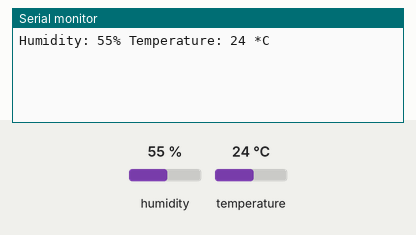
Recording of a sketch running on a simulated Arduino Uno, built with avr-gcc and run on an emulated ATmega328P. Parts: the last lines printed to the serial monitor. The test bench sets the inputs (shaded band); at power-on: humidity 55 %, temperature 24 °C.

Above: at 2.8 s.
2.9 s: humidity set to 22 %
At 4.7 s:
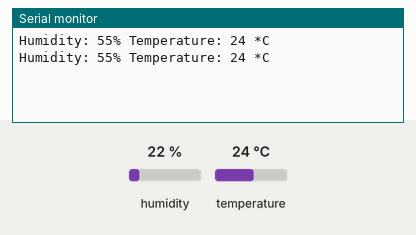
5.6 s: temperature set to 12 °C
At 7.1 s:
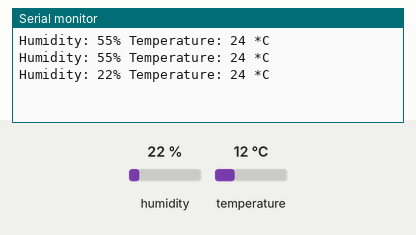
8.3 s: humidity set to 40 %
At 10.7 s:
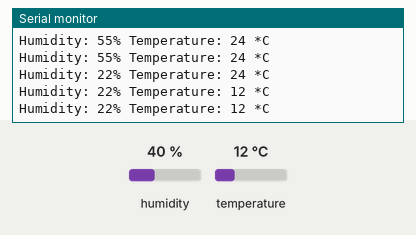
Timing chart, 0 to 12.2 s (numbered marks = the images above; inputs shaded):
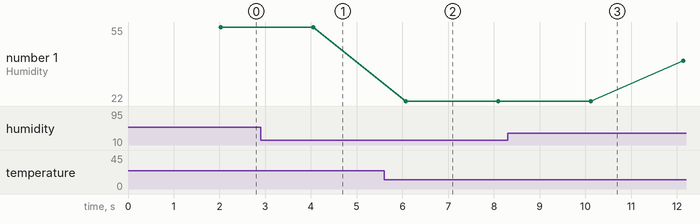

The sketch:

DHT11.ino
```cpp
#include "DHT.h"
#define DHTPIN 2     // Which pin the Data pin will be connected to


//selecting the sensor to be used
#define DHTTYPE DHT11   // DHT 11
//#define DHTTYPE DHT22   // DHT 22  (AM2302)
//#define DHTTYPE DHT21   // DHT 21 (AM2301)


//sensor initialization
DHT dht(DHTPIN, DHTTYPE);


void setup() {
  Serial.begin(9600);
  dht.begin();
}


void loop() {
  // reading temperature and humidity will take approximately 250 milliseconds
  int h = dht.readHumidity();
  int t = dht.readTemperature();

  // check if the data is correct
  if (isnan(t) || isnan(h)) {
    Serial.println("Error reading from DHT");
  } else {
    delay (2000);
    Serial.print("Humidity: ");
    Serial.print(h);
    Serial.print("%");
    Serial.print(" Temperature: ");
    Serial.print(t);
    Serial.println(" *C");
  }
}
```

Measured:
- plotted number 1: 22 → 40 after the input at 8.3 s
